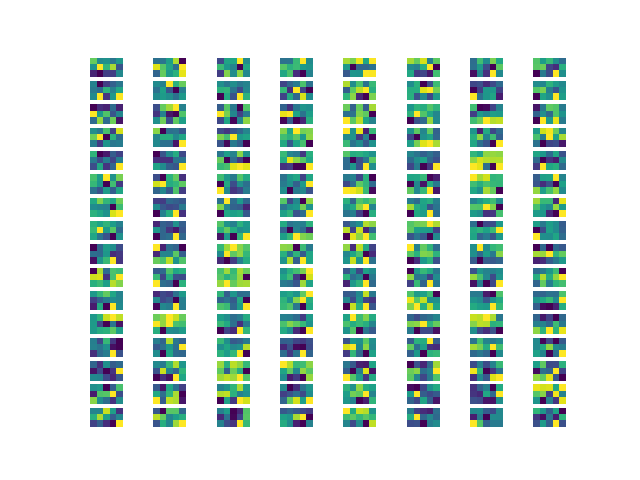

Source code (Python):
import tensorflow as tf
import numpy as np
import cv2
import matplotlib.pyplot as plt
import sys

model = tf.keras.models.load_model("models/"+sys.argv[1])
filter = model.layers[2].get_weights()[0]
print(filter.shape)
fig, axes = plt.subplots(16, 8)

for a in range(128):
	ax = axes.flatten()[a]
	ax.imshow(filter[:,:,a])
	ax.set_xticks([])
	ax.set_yticks([])
	ax.axis('off')
plt.savefig("vis.png")
#print(np.reshape(filter, (128, 5, 3)).shape)
